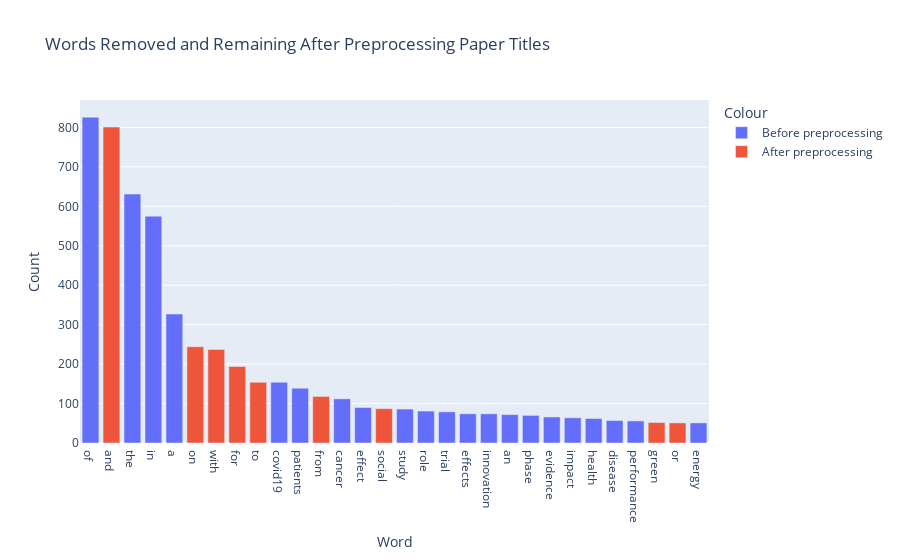

The notebook cell this image was saved under:
### Code cell
before_preprocessing = " ".join(article_names)
before_preprocessing = re.sub(r'[^a-zA-Z0-9\s]', '', before_preprocessing)
before_preprocessing = before_preprocessing.lower()

after_preprocessing = " ".join(preprocessed_titles)

# Count the occurrences of each word
words = before_preprocessing.split()
word_counts = Counter(words)
words2 = after_preprocessing.split()
word_counts2 = Counter(words2)

# Order the results by word counts
ordered_word_counts = word_counts.most_common(30)
ordered_word_counts2 = word_counts2.most_common(30)

# Create dataframe to store words
df = pd.DataFrame(columns = ['Word', 'Count', 'Colour'])

# Add all original words to dataframe as blue
for word, count in ordered_word_counts:
    df.loc[len(df.index)] = [word, count, 'blue'] 

# Change bar colour of preprocessed words to be red
for word, count in ordered_word_counts2:
    if word in df['Word'].values:
        index_to_change = df[df['Word'] == word].index[0]
        df.at[index_to_change, 'Colour'] = 'red'

# Create a Plotly bar chart
fig = px.bar(df, x='Word', y='Count', color='Colour',
             category_orders={'Word': df['Word'].tolist()},
             title = 'Words Removed and Remaining After Preprocessing Paper Titles')

# Change labels and order words by counts not colour
legend_labels = {'blue': 'Before preprocessing', 'red': 'After preprocessing'}
fig.for_each_trace(lambda t: t.update(name=legend_labels.get(t.name, t.name)))
fig.show()

### Figure 1 — Plotly figure (JSON) as saved in the notebook; plotly's stock layout.template omitted (floating-point values rounded to 4 significant figures)
{"data": [{"alignmentgroup": "True", "hovertemplate": "Colour=blue<br>Word=%{x}<br>Count=%{y}<extra></extra>", "legendgroup": "blue", "marker": {"color": "#636efa", "pattern": {"shape": ""}}, "name": "Before preprocessing", "offsetgroup": "blue", "orientation": "v", "showlegend": true, "textposition": "auto", "type": "bar", "x": ["of", "the", "in", "a", "covid19", "patients", "cancer", "effect", "study", "role", "trial", "effects", "innovation", "an", "phase", "evidence", "impact", "health", "disease", "performance", "energy"], "xaxis": "x", "y": [826, 631, 575, 327, 154, 139, 112, 90, 86, 81, 79, 74, 74, 72, 70, 66, 64, 62, 57, 56, 51], "yaxis": "y"}, {"alignmentgroup": "True", "hovertemplate": "Colour=red<br>Word=%{x}<br>Count=%{y}<extra></extra>", "legendgroup": "red", "marker": {"color": "#EF553B", "pattern": {"shape": ""}}, "name": "After preprocessing", "offsetgroup": "red", "orientation": "v", "showlegend": true, "textposition": "auto", "type": "bar", "x": ["and", "on", "with", "for", "to", "from", "social", "green", "or"], "xaxis": "x", "y": [801, 244, 237, 194, 154, 118, 87, 52, 51], "yaxis": "y"}], "layout": {"barmode": "relative", "legend": {"title": {"text": "Colour"}, "tracegroupgap": 0}, "title": {"text": "Words Removed and Remaining After Preprocessing Paper Titles"}, "xaxis": {"anchor": "y", "categoryarray": ["of", "and", "the", "in", "a", "on", "with", "for", "to", "covid19", "patients", "from", "cancer", "effect", "social", "study", "role", "trial", "effects", "innovation", "an", "phase", "evidence", "impact", "health", "disease", "performance", "green", "or", "energy"], "categoryorder": "array", "domain": [0, 1], "title": {"text": "Word"}}, "yaxis": {"anchor": "x", "domain": [0, 1], "title": {"text": "Count"}}}}
